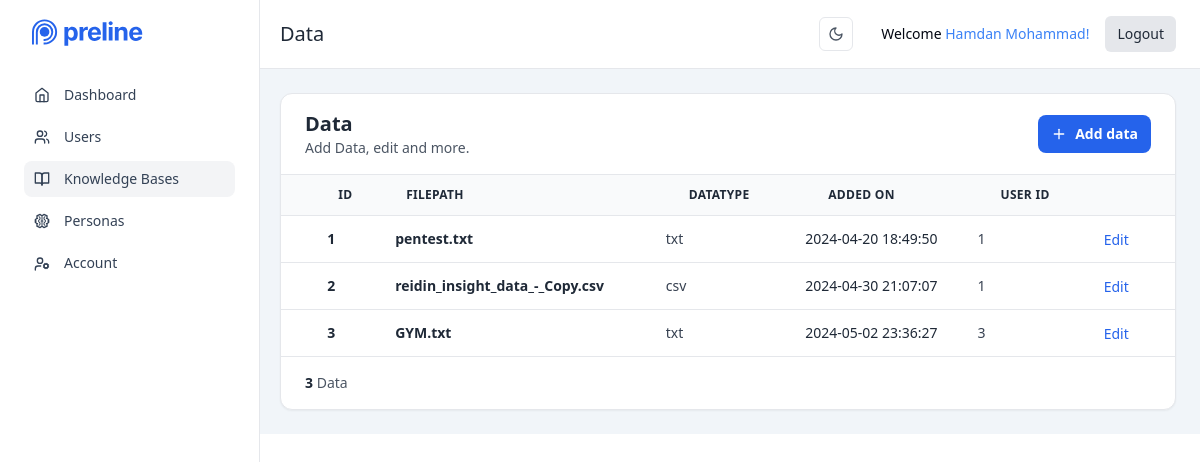
The page /admin/data (signed in) on the database as committed earlier.
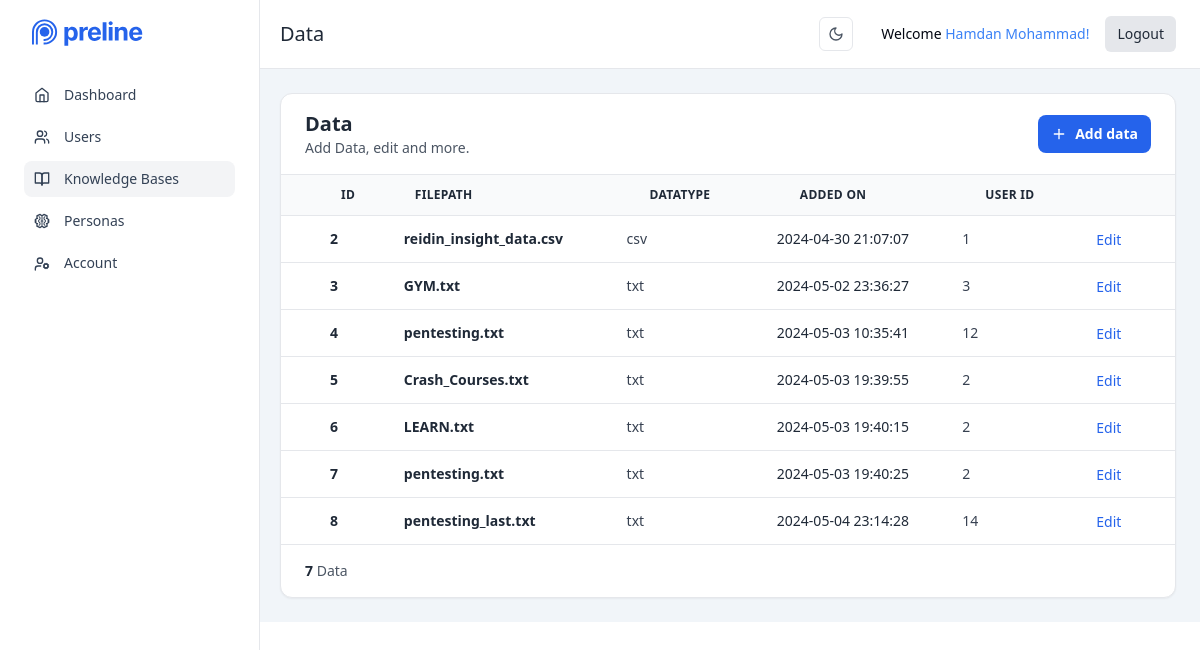
The same page on the database as committed later.
### models.py (models this page shows, shortened)
class Data(db.Model):
    _id = db.Column("id", db.Integer, primary_key=True)
    datatype = db.Column(db.String(50), nullable=False)
    filepath = db.Column(db.String(500), nullable=False)
    added_on = db.Column(db.DateTime, nullable=False, default=db.func.now())
    user_id = db.Column(db.Integer, db.ForeignKey('user.id'), nullable=False)
    personas = db.relationship('Persona', backref='data', lazy='dynamic')

### admin.py (the view, shortened to what this page needs)
@admin.route('/data', methods=['GET', 'POST'])
@login_required
def data():
    if current_user.is_admin:
        form = UploadFileForm()
        form.submit.name = 'add-data'
        user_list = User.query.filter_by(is_admin=False).all()
        all_data = Data.query.all()
        return render_template('admin_data.html', files=all_data,
                               count=len(all_data), form=form, users=user_list)
    else:
        abort(401)

### app.py (called while the page is built)
@login_manager.user_loader
def load_user(user_id):
    return User.query.get(int(user_id))

### templates/admin/admin_data.html (shortened to what the changed rows need)
{% extends "admin_base.html" %}
{% block content %}
<div class="flex flex-col">
  <div class="-m-1.5 overflow-x-auto">
    <div class="p-1.5 min-w-full inline-block align-middle">
      <div
        class="bg-white border border-gray-200 rounded-xl shadow-sm overflow-hidden dark:bg-slate-800 dark:border-slate-700">
        <div
          class="px-6 py-4 grid gap-3 md:flex md:justify-between md:items-center border-b border-gray-200 dark:border-slate-700">
          <div>
            <h2 class="text-xl font-semibold text-gray-800 dark:text-slate-200">
              Data
            </h2>
          </div>
        </div>
        <table class="min-w-full divide-y divide-gray-200 dark:divide-slate-700">
          <thead class="bg-gray-50 dark:bg-slate-800">
            <tr>
              <th scope="col" class="ps-6 py-3 text-start"></th>
              <th scope="col" class="px-6 py-3 text-start">
                <div class="flex items-center gap-x-2">
                  <span class="text-xs font-semibold uppercase tracking-wide text-gray-800 dark:text-slate-200">
                    ID
                  </span>
                </div>
              </th>
              <th scope="col" class="ps-6 lg:ps-3 xl:ps-0 pe-6 py-3 text-start">
                <div class="flex items-center gap-x-2">
                  <span class="text-xs font-semibold uppercase tracking-wide text-gray-800 dark:text-slate-200">
                    Filepath
                  </span>
                </div>
              </th>
              <th scope="col" class="px-6 py-3 text-start">
                <div class="flex items-center gap-x-2">
                  <span class="text-xs font-semibold uppercase tracking-wide text-gray-800 dark:text-slate-200">
                    Datatype
                  </span>
                </div>
              </th>
              <th scope="col" class="px-6 py-3 text-start">
                <div class="flex items-center gap-x-2">
                  <span class="text-xs font-semibold uppercase tracking-wide text-gray-800 dark:text-slate-200">
                    Added on
                  </span>
                </div>
              </th>
              <th scope="col" class="px-6 py-3 text-start">
                <div class="flex items-center gap-x-2">
                  <span class="text-xs font-semibold uppercase tracking-wide text-gray-800 dark:text-slate-200">
                    User ID
                  </span>
                </div>
              </th>
              <th scope="col" class="px-6 py-3 text-end"></th>
            </tr>
          </thead>
          <tbody class="divide-y divide-gray-200 dark:divide-slate-700">
            {% for file in files %}
            <tr>
              <td class="size-px whitespace-nowrap">
                <div class="ps-6 py-3"></div>
              </td>
              <td class="size-px whitespace-nowrap">
                <div class="ps-6 lg:ps-3 xl:ps-0 pe-6 py-3">
                  <div class="flex items-center gap-x-3">
                    <div class="grow block text-sm font-semibold text-gray-800 dark:text-slate-200">
                      {{ file._id }}
                    </div>
                  </div>
                </div>
              </td>
              <td class="size-px whitespace-nowrap">
                <div class="py-3">
                  <span class="block text-sm font-semibold text-gray-800 dark:text-slate-200">
                    {{ file.filepath }}</span>
                </div>
              </td>
              <td class="size-px whitespace-nowrap">
                <div class="py-3">
                  <span class="block text-sm text-gray-700 dark:text-slate-300">
                    {{ file.datatype }}</span>
                </div>
              </td>
              <td class="size-px whitespace-nowrap">
                <div class="py-3">
                  <span class="block text-sm text-gray-800 dark:text-slate-200">
                    {{ file.added_on }}</span>
                </div>
              </td>
              <td class="size-px whitespace-nowrap">
                <div class="py-3 block max-w-24 text-sm text-gray-700 dark:text-slate-300 truncate">
                  {{ file.user_id }}
                </div>
              </td>
              <td class="size-px whitespace-nowrap">
                <div class="px-6 py-1.5">
                  <button
                    class="inline-flex items-center gap-x-1 text-sm text-blue-600 decoration-2 hover:underline font-medium dark:text-blue-500"
                    data-hs-overlay="#hs-static-backdrop-modal-edit">
                    Edit
                  </button>
                </div>
              </td>
            </tr>
            {% endfor %}
          </tbody>
        </table>
        <div
          class="px-6 py-4 grid gap-3 md:flex md:justify-between md:items-center border-t border-gray-200 dark:border-slate-700">
          <div>
            <p class="text-sm text-gray-600 dark:text-slate-400">
              <span class="font-semibold text-gray-800 dark:text-slate-200">{{ count }}</span> Data
            </p>
          </div>
        </div>
      </div>
    </div>
  </div>
</div>
{% endblock %}

Rows that differ between the two databases and show on the page:
removed Data: _id "1", filepath "pentest.txt", datatype "txt", added_on "2024-04-20 18:49:50", user_id "1"
changed Data "csv": filepath "reidin_insight_data_-_Copy.csv" → "reidin_insight_data.csv"
added Data: _id "4", filepath "pentesting.txt", datatype "txt", added_on "2024-05-03 10:35:41", user_id "12"
added Data: _id "5", filepath "Crash_Courses.txt", datatype "txt", added_on "2024-05-03 19:39:55", user_id "2"
added Data: _id "6", filepath "LEARN.txt", datatype "txt", added_on "2024-05-03 19:40:15", user_id "2"
added Data: _id "7", filepath "pentesting.txt", datatype "txt", added_on "2024-05-03 19:40:25", user_id "2"
added Data: _id "8", filepath "pentesting_last.txt", datatype "txt", added_on "2024-05-04 23:14:28", user_id "14"
Other text that changed with them:
{{ count }}: "3" → "7"
